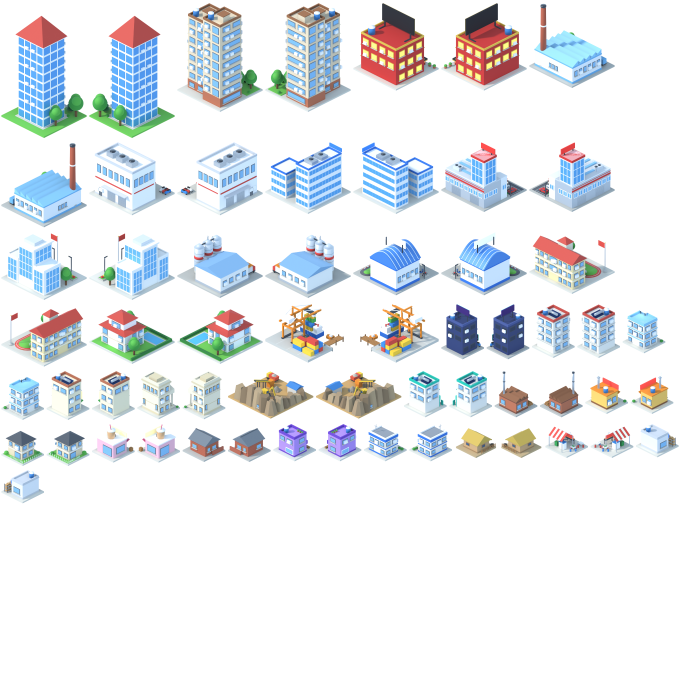
#> input picture county-tycoon/assets/resources/art/atlas-1.png, 2048 x 2048 px (shown at 1/3 size); its folder holds only this picture in this run
$ python preview.py ../../../county-tycoon/assets/resources/art ../../../county-tycoon/assets/resources/art/atlas-1.png
#> lines starting #> are read from the running program, lines starting #| are printed output that depends on the picture
"""
把渲染好的建筑图按游戏的对齐规则摆到一块草地上看效果（普通 python 跑，不用 Blender）。

    python3 -I docs/art/3d/preview.py <图目录> <输出.png> [名字 名字_r ...]

不给名字就全摆。每张图的底边中点对准占地菱形最下顶点，按 gx+gy 从后往前画（和游戏一样）。
占地从文件宽度反推：宽 = (w+h)·64，这里只有 1×1 和 2×2。
"""
import os, sys
from PIL import Image, ImageDraw

SRC, OUT = sys.argv[1], sys.argv[2]
names = sys.argv[3:] or sorted(f[:-4] for f in os.listdir(SRC) if f.endswith('.png'))
HW, HH = 64, 32
ims = [(n, Image.open(os.path.join(SRC, n + '.png')).convert('RGBA')) for n in names]

# 排成一排排：每个建筑占 n×n 格，中间空一格
cols = 6
cells = []
gx = gy = 0; row_h = 0
for i, (n, im) in enumerate(ims):
    s = im.width // (2 * HW)
    if i and i % cols == 0:
        gy += row_h + 1; gx = 0; row_h = 0
    cells.append((n, im, gx, gy, s))
    gx += s + 1; row_h = max(row_h, s)
#> this loop made 1 pass
#> (n, s, gx, row_h) on pass 1: ('atlas-1', 16, 17, 16)
#> after the loop, cells = 1 item; gy = 0
GW = max(c[2] + c[4] for c in cells) + 1
#> GW = 17
GH = max(c[3] + c[4] for c in cells) + 1
#> GH = 17

def scr(gx, gy):
    return ((gx - gy) * HW, (gx + gy) * HH)

minx = scr(0, GH)[0]; maxx = scr(GW, 0)[0]
#> after `minx = scr(0, GH)[0]`: minx = -1088
#> after `maxx = scr(GW, 0)[0]`: maxx = 1088
top_pad = max(im.height for _, im in ims)
#> top_pad = 2048
W = maxx - minx; H = (GW + GH) * HH + top_pad
#> after `W = maxx - minx`: W = 2176
#> after `H = (GW + GH) * HH + top_pad`: H = 3136
img = Image.new('RGBA', (W, H), (150, 205, 250, 255))
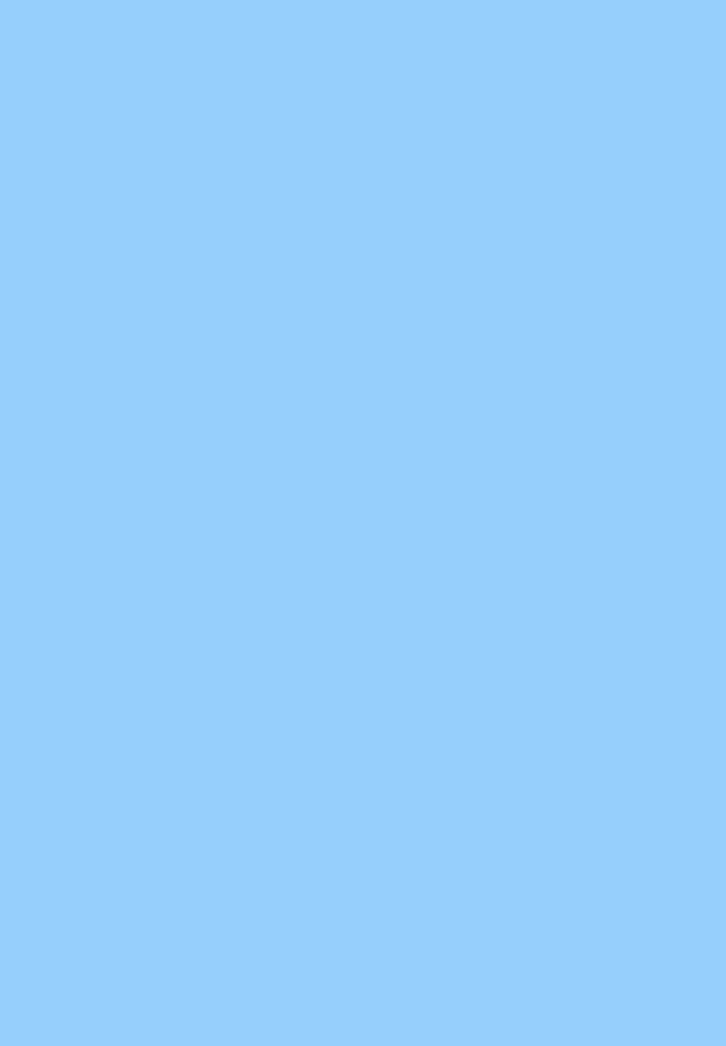
#> img: PIL image 2176x3136 RGBA (shown at 1/3 size); mean R, G, B, A 150, 205, 250, 255
d = ImageDraw.Draw(img)
ox, oy = -minx, top_pad
#> ox = 1088; oy = 2048
for gx in range(GW):
    for gy in range(GH):
        pts = [scr(gx, gy), scr(gx + 1, gy), scr(gx + 1, gy + 1), scr(gx, gy + 1)]
        c = (108, 191, 74, 255) if (gx + gy) % 2 == 0 else (100, 182, 68, 255)
        d.polygon([(x + ox, y + oy) for x, y in pts], fill=c)
for n, im, gx, gy, s in sorted(cells, key=lambda c: c[2] + c[3] + c[4]):
    bx, by = scr(gx + s, gy + s)    # 占地最下顶点：(gx+s, gy+s)
    img.alpha_composite(im, (bx + ox - im.width // 2, by + oy - im.height))
#> this loop made 1 pass
#> (n, gx, gy, s, bx, by) on pass 1: ('atlas-1', 0, 0, 16, 0, 1024)
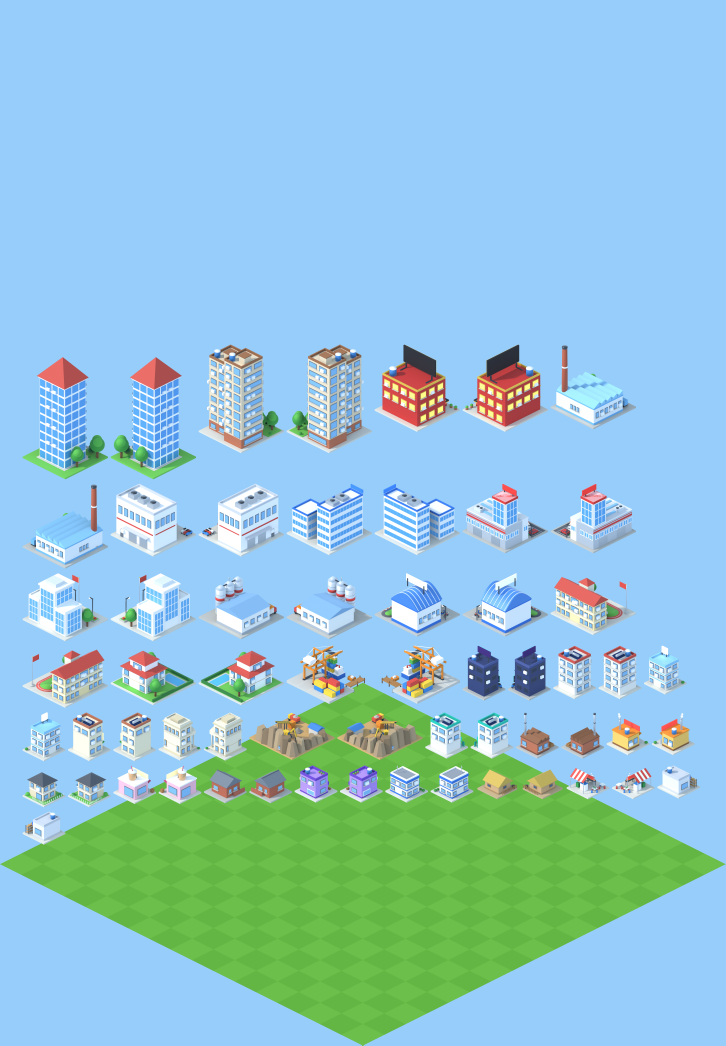
#> img: PIL image 2176x3136 RGBA (shown at 1/3 size); mean R, G, B, A 145.8, 197.9, 212.3, 255
img.convert('RGB').save(OUT)
print(OUT, img.size)
#| ../../../county-tycoon/assets/resources/art/atlas-1.png (2176, 3136)
